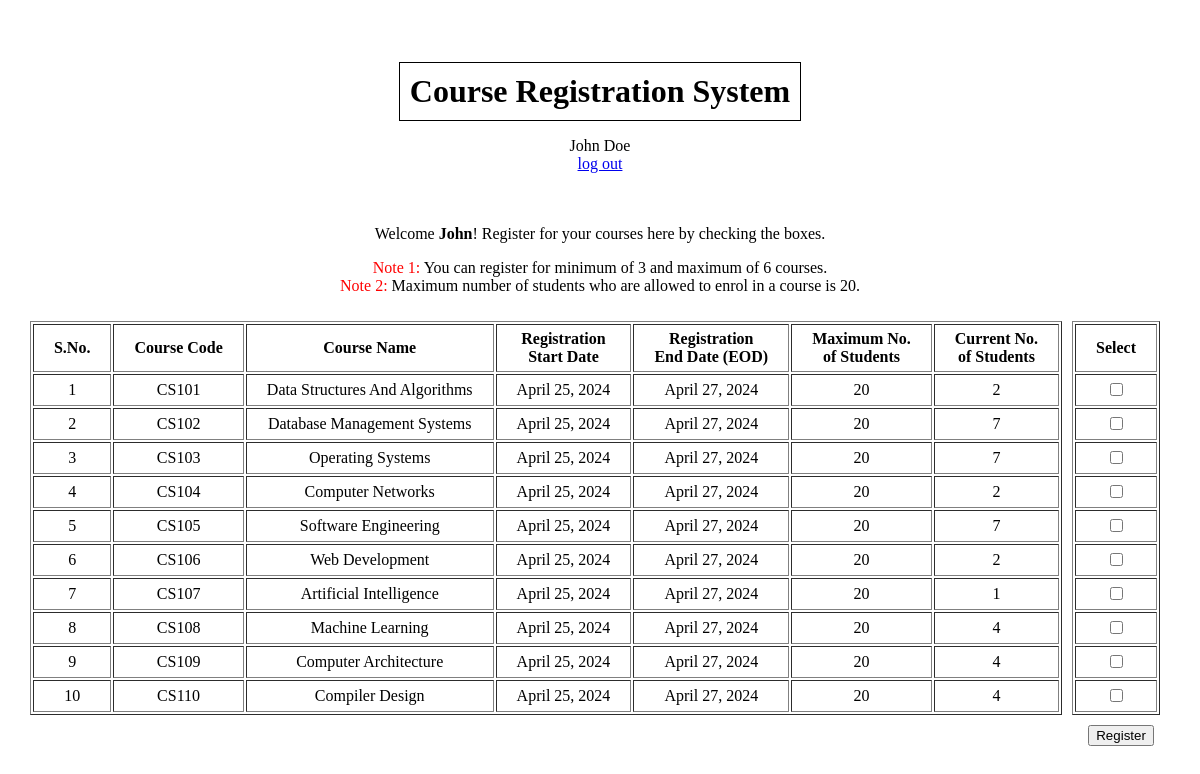
/studentHome1/ (signed in), run on an earlier commit of the app's database.
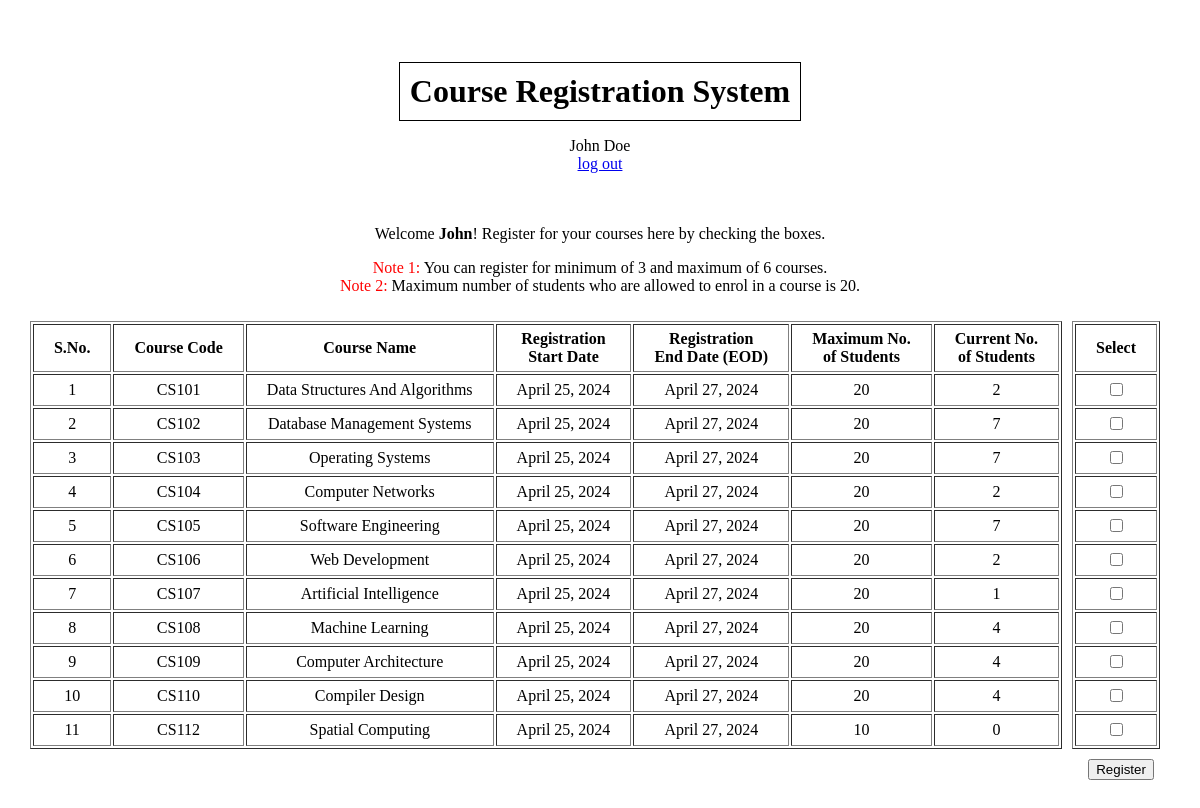
And on a later commit of the database.
### registrar/models.py (models this page shows, shortened)
class ListCourses(models.Model):
    code = models.ForeignKey(AllCourses, on_delete = models.CASCADE)
    professor = models.ForeignKey(User, on_delete = models.CASCADE, limit_choices_to = {'role' : 'Professor'})
    start_date = models.DateTimeField()
    end_date = models.DateTimeField()
    max_students = models.IntegerField(validators = [
        MinValueValidator(1),
        MaxValueValidator(100),
        ])
    student_count = models.IntegerField(default=0)

class AllCourses(models.Model):
    code=models.CharField(max_length=10, unique=True)
    name=models.CharField(max_length=255, unique=True)

### student/views.py (the view)
# urls.py: path('studentHome1/', student.views.student_home, name='studentHome1'),  # If registration_status = False
@login_required
def student_home(request):
    total_listed_courses = len(ListCourses.objects.all())
    SelectCourseFormSet = formset_factory(forms.SelectCourseForm, extra=total_listed_courses)
    courses=ListCourses.objects.all()
    if request.method == 'POST':
        formset = SelectCourseFormSet(request.POST)
        if formset.is_valid():
            selected_courses_count = 0
            for form, course in zip(formset, courses):
                if form.clean()['select'] == True:  # clean() is a custom method based on cleaned_data() defined in SelectCourseForm class
                    selected_courses_count += 1
                    selected_course=ListCourses.objects.get(code = course.code.pk)
                    if selected_course.student_count >= selected_course.max_students:
                        failure=True
                        message=f'<strong><span style="display: inline; color: red;">Error:</span></strong> You cannot register for <strong>{selected_course.code.code} - {selected_course.code.name}</strong> course as maximum of <strong>{selected_course.max_students}</strong> students could only register for it.'
                        return render(request, 'student/success_failure.html', {'message' : message, 'failure' : failure})
            if 3 <= selected_courses_count <= 6:
                for form, course in zip(formset, courses):
                    status = form.clean()['select']
                    reg_course= RegisteredCourses.objects.create(
                        student= User.objects.get(email = request.user),  # user_id is FK in model class, so it must be an instance of User class.
                        code = course.code,
                        select = status
                    )
                    if status == True:
                        course.student_count = F('student_count') + 1
                        course.save()
                    reg_course.save()
                user_object = User.objects.get(email = request.user)
                user_object.registration_status = True
                user_object.save()
                failure=False
                message=f'You have successfully registered for {selected_courses_count} courses'
            else:
                failure=True
                message='<strong><span style="display: inline; color: red;">Error:</span></strong> You are only allowed to register for minimum of 3 and maximum of 6 courses.'
            return render(request, 'student/success_failure.html', {'message' : message, 'failure':failure})
        else:
            formset = SelectCourseFormSet()
            return render(request, 'student/student_home.html', {'formset' : formset, 'courses' : courses})
    else:
        formset = SelectCourseFormSet()
        return render(request, 'student/student_home.html', {'courses':courses, 'formset': formset})

### templates/student/student_home.html (shortened to what this page needs)
{% extends 'base.html' %}
{% block content %}
    <p>Welcome <strong>{{request.user.first_name}}</strong>! Register for your courses here by checking the boxes.</p>
    <p>
        <p style="display: inline; color: red;">Note 1:</p> You can register for minimum of 3 and maximum of 6 courses.<br>
        <p style="display: inline; color: red;">Note 2:</p> Maximum  number of students who are allowed to enrol in a course is 20.<br>
    </p>
    <div style="display: flex; justify-content: center;">
        <div style="margin-right: 20px;">
            <table border="1" style="margin: 10px auto; text-align: center; margin-right: -10px;">
                <thead>
                    <tr>
                        <th style="height: 30px;">S.No.</th>
                        <th>Course Code</th>
                        <th>Course Name</th>
                        <th>Registration <br> Start Date</th>
                        <th>Registration <br> End Date (EOD)</th>
                        <th>Maximum No. <br> of Students</th>
                        <th>Current No. <br> of Students</th>
                    </tr>
                </thead>
                <tbody>
                {% for course in courses %}
                    <tr>
                        <td style="height: 20px;">{{forloop.counter}}</td>
                        <td>{{course.code.code}}</td>
                        <td>{{course.code.name}}</td>
                        <td>{{course.start_date.date}}</td>
                        <td>{{course.end_date.date}}</td>
                        <td>{{course.max_students}}</td>
                        <td>{{course.student_count}}</td>
                    </tr>
                {% endfor %}
                </tbody>
            </table>
        </div>
        <div>
            <form id="courseSelectionForm" method="post">
                <table border="1" style="margin: 10px auto; text-align: center;margin-right: 10px;">
                    <thead>
                        <tr>
                            <th style="height: 36px;">Select</th>
                        </tr>
                    </thead>
                    <tbody>
                    {% for form in formset %}
                        <tr>
                            <td style="height: 20px">{{form.select}}</td>
                        </tr>
                    {% endfor %}
                    </tbody>
                </table>
                <button type="submit" onclick="return confirmSubmit()">Register</button>
            </form>
        </div>
    </div>
    <br><br><br><br><br>
{% endblock content %}

What changed in the data, as far as the page shows it:
added ListCourses: code.code "CS112", code.name "Spatial Computing", start_date "April 25, 2024", end_date "April 27, 2024", max_students "10", student_count "0"
